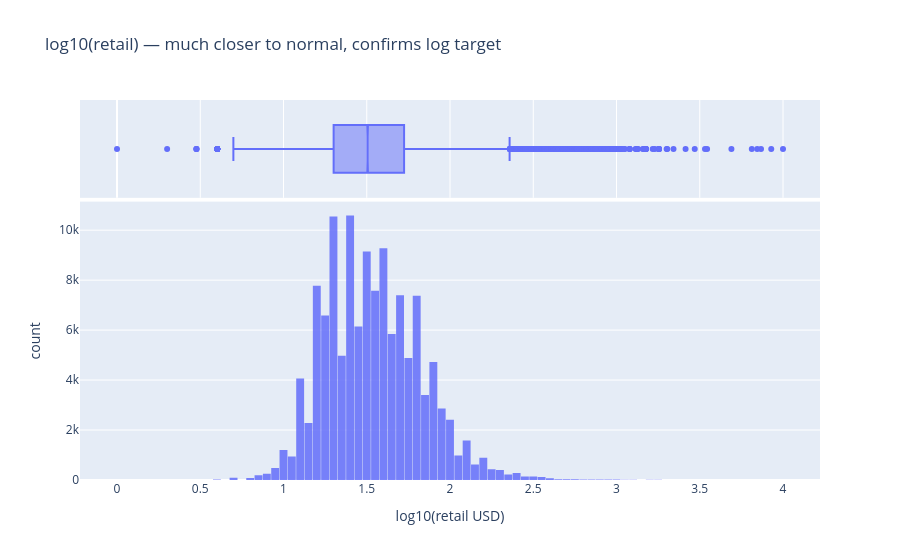

Here is the notebook cell this chart was saved with:
### Code cell
log_retail = np.log10(retail[retail > 0])
fig = px.histogram(
    log_retail,
    nbins=80,
    title="log10(retail) — much closer to normal, confirms log target",
    labels={"value": "log10(retail USD)"},
    marginal="box",
    opacity=0.85,
)
fig.update_layout(bargap=0.05, showlegend=False)
fig.show()

### Figure 1 — Plotly figure (JSON) as saved in the notebook; plotly's stock layout.template omitted (floating-point values rounded to 4 significant figures; data arrays with more than 128 entries replaced by an {"elided": "..."} marker saying what was removed)
{"data": [{"bingroup": "x", "hovertemplate": "variable=retail<br>log10(retail USD)=%{x}<br>count=%{y}<extra></extra>", "legendgroup": "retail", "marker": {"color": "#636efa", "opacity": 0.85, "pattern": {"shape": ""}}, "name": "retail", "nbinsx": 80, "orientation": "v", "showlegend": true, "type": "histogram", "x": {"elided": "127176 float values"}, "xaxis": "x", "yaxis": "y"}, {"hovertemplate": "variable=retail<br>log10(retail USD)=%{x}<extra></extra>", "legendgroup": "retail", "marker": {"color": "#636efa"}, "name": "retail", "notched": true, "showlegend": false, "type": "box", "x": {"elided": "127176 float values"}, "xaxis": "x2", "yaxis": "y2"}], "layout": {"bargap": 0.05, "barmode": "relative", "legend": {"title": {"text": "variable"}, "tracegroupgap": 0}, "showlegend": false, "title": {"text": "log10(retail) — much closer to normal, confirms log target"}, "xaxis": {"anchor": "y", "domain": [0, 1], "title": {"text": "log10(retail USD)"}}, "xaxis2": {"anchor": "y2", "domain": [0, 1], "matches": "x", "showgrid": true, "showticklabels": false}, "yaxis": {"anchor": "x", "domain": [0, 0.7326], "title": {"text": "count"}}, "yaxis2": {"anchor": "x2", "domain": [0.7426, 1], "matches": "y2", "showgrid": false, "showline": false, "showticklabels": false, "ticks": ""}}}
